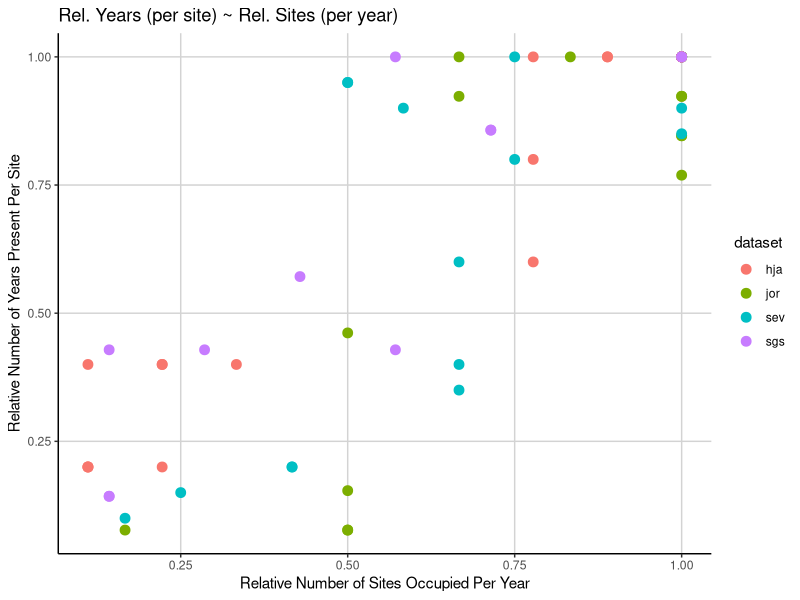
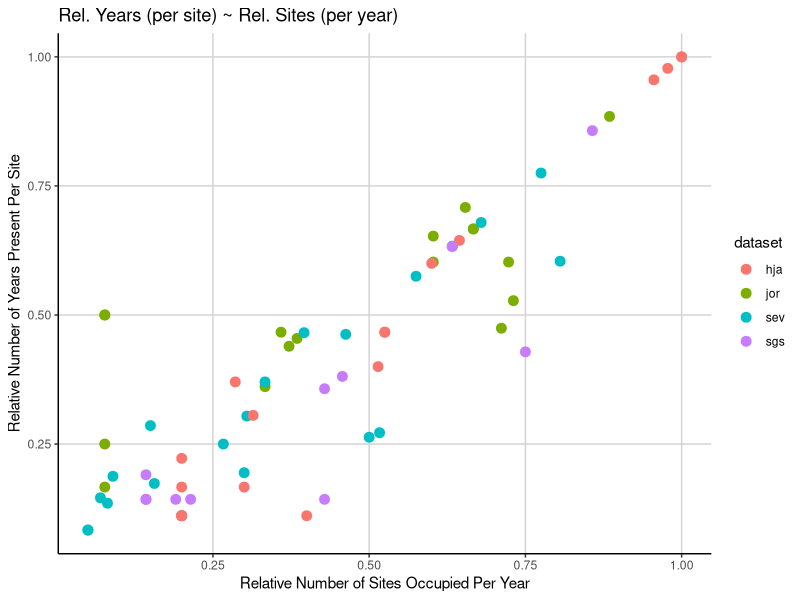

Here is the R script that generated these plots, in order:
### Cleaned data
# EKB
# March 7, 2016

###################
# LIBRARIES

library(dplyr)
library(tidyr)
library(ggplot2)

###################
# LOAD FILES

jornada <- read.csv("data/jornada_rodents.csv", header = TRUE, na.strings = ".")
sevilleta <- read.csv("data/sevilleta_sm_mrc.txt", header = TRUE)
hj_andrews <- read.csv("data/hj_andrews.csv", header = TRUE)
shortgrass_steppe <- read.table("data/SGS_LTER_smammals.txt", header = TRUE, sep = "\t", na.strings = ".")

####################
# PREP FILES

jor_data <- select(jornada, year, season, habitat, web, spp, recap) %>% 
            filter(recap != "Y", spp != "DIPO1", spp != "PERO1", spp != "NA")

hja_data <- select(hj_andrews, YEAR, REPBLK, SUBPLOT, SPECIES) %>% 
            filter(SPECIES != 'UNKN') 

sev_data <- select(sevilleta, year, season, location, web, species, recap) %>% 
            filter(recap != "y", species != "pgsp", species != "dipo", 
                   species != "nesp", species != "onsp", species != "pesp", 
                   species != "resp", species != "na", species != "pmsp", species != "spsp", 
                   year < 2009, location != "two22", location != "blugrama", 
                   location != "savanna", location != "goatdraw")

sgs_data <- select(shortgrass_steppe, YEAR, VEG, WEB, SPP) %>% 
            filter(SPP != 'NA')

# rename columns for consistency

names(jor_data) <- c("year", "season", "plot", "subplot", "species", "recap")
names(hja_data) <- c("year", "plot", "subplot", "species")
names(sev_data) <- c("year", "season", "plot", "subplot", "species", "recap")
names(sgs_data) <- c("year", "plot", "subplot", "species")

#####################
# FUNCTIONS

# DATA functions

select_data <- function(data){
  # function for selecting only relevant columns
  dat <- select(data, year, plot, subplot, species)
  return(dat)
}

group_data <- function(data){
  # group and arrange a dataset by species, year, plot, and subplot
  dat <- data %>% 
         group_by(species, year, plot, subplot) %>% 
         arrange(species, year, plot, subplot)
  return(dat)
}

add_siteID <- function(data){
  # make a column with a unique location code
  dat <- data %>% mutate(siteID = paste(plot, subplot, sep = "_"))
  return(dat)
}

find_reg_persist <- function(data){
  # create column for relative regional persistence (years overall)
  dat <- select(data, species, year) %>% 
         group_by(species, year) %>% 
         summarise(year_count = n())
  dat1 <- select(dat, species) %>% 
          group_by(species) %>% 
          summarise(years = n())
  total_years <- length(unique(data$year))
  dat1 <- mutate(dat1, rel_reg_persist = years/total_years)
  return(dat1)
}

find_reg_occup <- function(data){
  # create column for relative regional occupancy (sites overall)
  dat <- select(data, species, siteID) %>% 
         group_by(species, siteID) %>% 
         summarise(site_count = n())
  dat1 <- select(dat, species) %>% 
          group_by(species) %>% 
          summarise(sites = n())
  total_sites <- length(unique(data$siteID))
  dat1 <- mutate(dat1, rel_reg_occup = sites/total_sites)
  return(dat1)
}

join_regionals <- function(data){
  # combine the relative regional persistance and regional occupancy into one data frame
  dat <- left_join(x = find_reg_persist(data), y = find_reg_occup(data), by = "species")
  return(dat)
}

rel_local_persist <- function(data){
  # create a column for average relative local occupancy (year by site)
  dat <- select(data, year, species, siteID) %>% 
         group_by(year, species) %>% 
         summarise(site_by_year = n_distinct(siteID))
  total_sites <- length(unique(data$siteID))
  dat <- mutate(dat, rel_sites_by_year = site_by_year/total_sites)
  dat1 <- dat %>% group_by(species) %>% 
          summarise(mean_local_persist = mean(rel_sites_by_year))
}


rel_local_occup <- function(data){
  # create a column for average relative local occupancy (site by year)
  dat <- select(data, year, species, siteID) %>% 
         group_by(siteID, species) %>% 
         summarise(years_by_site = n_distinct(year))
  total_years <- length(unique(data$year))
  dat <- mutate(dat, rel_years_by_site = years_by_site/total_years)
  dat1 <- dat %>% group_by(species) %>% 
          summarize(mean_local_occup = mean(rel_years_by_site))
  return(dat1)
}

join_locals <- function(data){
  # combine average relative local persistance and occupancy into one data frame
  dat <- left_join(x = rel_local_persist(data), y = rel_local_occup(data), by = "species")
  return(dat)
}

combine_all <- function(data){
  # combine regional and local persistance and occupancy into one data frame
  dat <- left_join(x = join_regionals(data), y = join_locals(data), by = "species")
  return(dat)
}

all_together <- function(data){
  # run all functions together to get the full output
  dat <- select_data(data)
  dat <- group_data(dat)
  dat <- add_siteID(dat)
  dat <- combine_all(dat)
  return(dat)
}

# GRAPHING functions

graph_local <- function(data){
  # graph of mean local persistance as a function of mean local occupancy
  plot <- ggplot(data, aes(x = mean_local_occup, y = mean_local_persist)) +
    geom_point(aes(color = dataset), size = 3) +
    xlab("Relative Number of Sites Occupied Per Year") + 
    ylab("Relative Number of Years Present Per Site") +
    ggtitle("Rel. Years (per site) ~ Rel. Sites (per year)") +
    theme(panel.background = element_blank(), 
          axis.line = element_line(colour = "black"), 
          panel.grid.major = element_line(colour = "light gray"))
  return(plot)
}

graph_regional <- function(data){
  # graph of mean local persistance as a function of mean local occupancy
  plot <- ggplot(data, aes(x = rel_reg_occup, y = rel_reg_persist)) +
    geom_point(aes(color = dataset), size = 3) +
    xlab("Relative Number of Sites Occupied Per Year") + 
    ylab("Relative Number of Years Present Per Site") +
    ggtitle("Rel. Years (per site) ~ Rel. Sites (per year)") +
    theme(panel.background = element_blank(), 
          axis.line = element_line(colour = "black"), 
          panel.grid.major = element_line(colour = "light gray"))
  return(plot)
}

#####################
# APPLY FUNCTIONS TO DATASETS

# all functions for all datasets
jor_data <- all_together(jor_data) # I can't figure out how to loop through these
sev_data <- all_together(sev_data)
hja_data <- all_together(hja_data)
sgs_data <- all_together(sgs_data)

# add a dataset column
jor_data$dataset <- "jor"    # is there a way to do this with a loop?
hja_data$dataset <- "hja"
sev_data$dataset <- "sev"
sgs_data$dataset <- "sgs"

# combine all datasets into one
all_data <- bind_rows(jor_data, sev_data, hja_data, sgs_data)

# graph all data
graph_regional(all_data)
graph_local(all_data)

###################################################################
# WORKING AREA



